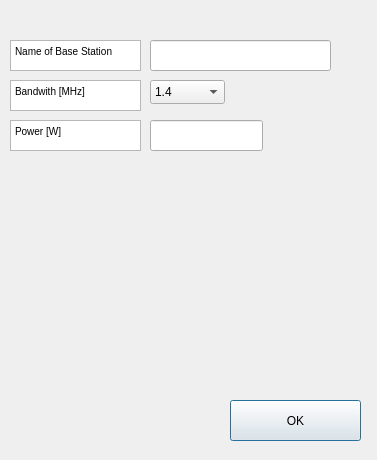
<?xml version="1.0" encoding="UTF-8"?>
<ui version="4.0">
 <class>Dialog</class>
 <widget class="QDialog" name="Dialog">
  <property name="geometry">
   <rect>
    <x>0</x>
    <y>0</y>
    <width>377</width>
    <height>460</height>
   </rect>
  </property>
  <property name="windowTitle">
   <string>Dialog</string>
  </property>
  <widget class="QPushButton" name="pushButton">
   <property name="geometry">
    <rect>
     <x>230</x>
     <y>400</y>
     <width>131</width>
     <height>41</height>
    </rect>
   </property>
   <property name="text">
    <string>OK</string>
   </property>
  </widget>
  <widget class="QLineEdit" name="lineEdit">
   <property name="geometry">
    <rect>
     <x>150</x>
     <y>40</y>
     <width>181</width>
     <height>31</height>
    </rect>
   </property>
  </widget>
  <widget class="QComboBox" name="comboBox">
   <property name="geometry">
    <rect>
     <x>150</x>
     <y>80</y>
     <width>75</width>
     <height>24</height>
    </rect>
   </property>
   <item>
    <property name="text">
     <string>1.4</string>
    </property>
   </item>
   <item>
    <property name="text">
     <string>3.0</string>
    </property>
   </item>
   <item>
    <property name="text">
     <string>5.0</string>
    </property>
   </item>
   <item>
    <property name="text">
     <string>10.0</string>
    </property>
   </item>
   <item>
    <property name="text">
     <string>15.0</string>
    </property>
   </item>
   <item>
    <property name="text">
     <string>20.0</string>
    </property>
   </item>
  </widget>
  <widget class="QLineEdit" name="lineEdit_2">
   <property name="geometry">
    <rect>
     <x>150</x>
     <y>120</y>
     <width>113</width>
     <height>31</height>
    </rect>
   </property>
  </widget>
  <widget class="QTextBrowser" name="textBrowser">
   <property name="geometry">
    <rect>
     <x>10</x>
     <y>40</y>
     <width>131</width>
     <height>31</height>
    </rect>
   </property>
   <property name="html">
    <string>&lt;!DOCTYPE HTML PUBLIC &quot;-//W3C//DTD HTML 4.0//EN&quot; &quot;http://www.w3.org/TR/REC-html40/strict.dtd&quot;&gt;
&lt;html&gt;&lt;head&gt;&lt;meta name=&quot;qrichtext&quot; content=&quot;1&quot; /&gt;&lt;style type=&quot;text/css&quot;&gt;
p, li { white-space: pre-wrap; }
&lt;/style&gt;&lt;/head&gt;&lt;body style=&quot; font-family:'MS Shell Dlg 2'; font-size:7.8pt; font-weight:400; font-style:normal;&quot;&gt;
&lt;p style=&quot; margin-top:0px; margin-bottom:0px; margin-left:0px; margin-right:0px; -qt-block-indent:0; text-indent:0px;&quot;&gt;Name of Base Station&lt;/p&gt;&lt;/body&gt;&lt;/html&gt;</string>
   </property>
  </widget>
  <widget class="QTextBrowser" name="textBrowser_2">
   <property name="geometry">
    <rect>
     <x>10</x>
     <y>80</y>
     <width>131</width>
     <height>31</height>
    </rect>
   </property>
   <property name="html">
    <string>&lt;!DOCTYPE HTML PUBLIC &quot;-//W3C//DTD HTML 4.0//EN&quot; &quot;http://www.w3.org/TR/REC-html40/strict.dtd&quot;&gt;
&lt;html&gt;&lt;head&gt;&lt;meta name=&quot;qrichtext&quot; content=&quot;1&quot; /&gt;&lt;style type=&quot;text/css&quot;&gt;
p, li { white-space: pre-wrap; }
&lt;/style&gt;&lt;/head&gt;&lt;body style=&quot; font-family:'MS Shell Dlg 2'; font-size:7.8pt; font-weight:400; font-style:normal;&quot;&gt;
&lt;p style=&quot; margin-top:0px; margin-bottom:0px; margin-left:0px; margin-right:0px; -qt-block-indent:0; text-indent:0px;&quot;&gt;Bandwith [MHz]&lt;/p&gt;&lt;/body&gt;&lt;/html&gt;</string>
   </property>
  </widget>
  <widget class="QTextBrowser" name="textBrowser_3">
   <property name="geometry">
    <rect>
     <x>10</x>
     <y>120</y>
     <width>131</width>
     <height>31</height>
    </rect>
   </property>
   <property name="html">
    <string>&lt;!DOCTYPE HTML PUBLIC &quot;-//W3C//DTD HTML 4.0//EN&quot; &quot;http://www.w3.org/TR/REC-html40/strict.dtd&quot;&gt;
&lt;html&gt;&lt;head&gt;&lt;meta name=&quot;qrichtext&quot; content=&quot;1&quot; /&gt;&lt;style type=&quot;text/css&quot;&gt;
p, li { white-space: pre-wrap; }
&lt;/style&gt;&lt;/head&gt;&lt;body style=&quot; font-family:'MS Shell Dlg 2'; font-size:7.8pt; font-weight:400; font-style:normal;&quot;&gt;
&lt;p style=&quot; margin-top:0px; margin-bottom:0px; margin-left:0px; margin-right:0px; -qt-block-indent:0; text-indent:0px;&quot;&gt;Power [W]&lt;/p&gt;&lt;/body&gt;&lt;/html&gt;</string>
   </property>
  </widget>
 </widget>
 <resources/>
 <connections/>
</ui>
